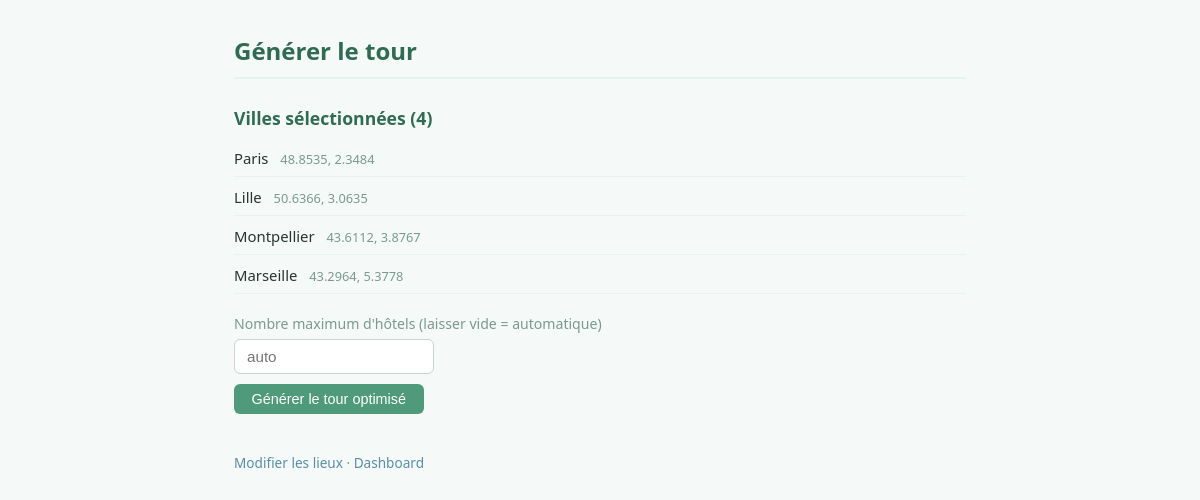
Page /pages/generate.php?travel_id=5 (signed in) on the committed database.
### tables this page shows
CREATE TABLE `places` (
  `id` int NOT NULL,
  `travel_id` int NOT NULL,
  `nom` varchar(255) NOT NULL,
  `latitude` double NOT NULL,
  `longitude` double NOT NULL
);

### models/PlaceManager.php (called while the page is built, shortened)
<?php
class PlaceManager {
    private PDO $db;
    public function __construct(PDO $db) {
        $this->db = $db;
    }
    public function getPlacesByTravel(int $travelId): array {
        try {
            $stmt = $this->db->prepare("SELECT * FROM places WHERE travel_id = :travel_id");
            $stmt->execute([':travel_id' => $travelId]);
            return $stmt->fetchAll(PDO::FETCH_ASSOC);
        } catch (Exception $e) {
            error_log("Error fetching places: " . $e->getMessage());
            return [];
        }
    }
}

### pages/generate.php (the view, shortened to what this page needs)
<?php
require("../config/database.php");
require_once("../models/PlaceManager.php");
$travelId = isset($_GET['travel_id']) ? (int) $_GET['travel_id'] : 0;
$manager  = new PlaceManager($bdd);
$places   = $travelId > 0 ? $manager->getPlacesByTravel($travelId) : [];
?>
<!DOCTYPE html>
<html lang="fr">
<head>
    <link rel="stylesheet" href="../public/assets/css/style.css">
</head>
<body>
    <h1>Générer le tour</h1>
    <h2>Villes sélectionnées (<?= count($places) ?>)</h2>
    <ul style="list-style:none;padding:0;margin-bottom:1.2rem">
        <?php foreach ($places as $place): ?>
            <li style="padding:.3rem 0;border-bottom:1px solid var(--green-light);font-size:.93rem">
                <?= htmlspecialchars($place['nom']) ?>
                <span style="color:var(--muted);font-size:.8rem;margin-left:.5rem"><?= round($place['latitude'],4) ?>, <?= round($place['longitude'],4) ?></span>
            </li>
        <?php endforeach; ?>
    </ul>
    <form action="" method="POST">
        <label for="max_hotels">Nombre maximum d'hôtels <span style="color:var(--muted)">(laisser vide = automatique)</span></label>
        <input type="number" id="max_hotels" name="max_hotels" min="1" max="<?= count($places) ?>" placeholder="auto" style="max-width:200px">
        <button type="submit">Générer le tour optimisé</button>
    </form>
    <div class="nav">
        <a href="places.php?travel_id=<?= $travelId ?>">Modifier les lieux</a> &middot;
        <a href="dashboard.php">Dashboard</a>
    </div>
</body>
</html>

### public/assets/css/style.css (style rules this page uses)
:root { --green: #4e9a7a; --green-dark: #306b54; --green-light: #e6f4ee; --blue: #5a8fa8; --blue-light: #e5f0f7; --bg: #f5f9f7; --text: #2a3530; --muted: #7a9a90; --border: #c5d9d0; --white: #ffffff; --radius: 6px; }
*, *::before, *::after { box-sizing: border-box; margin: 0; padding: 0; }
body { font-family: 'Segoe UI', system-ui, sans-serif; font-size: 15px; background: var(--bg); color: var(--text); line-height: 1.6; padding: 2rem 1.5rem; max-width: 780px; margin: 0 auto; }
h1 { font-size: 1.5rem; color: var(--green-dark); margin-bottom: 1.2rem; border-bottom: 2px solid var(--green-light); padding-bottom: .4rem; }
h2 { font-size: 1.1rem; color: var(--green-dark); margin: 1.6rem 0 .6rem; }
a { color: var(--blue); text-decoration: none; }
form { margin-bottom: .8rem; }
input[type="text"], input[type="email"], input[type="password"], input[type="number"], select { display: block; width: 100%; padding: .5rem .75rem; border: 1px solid var(--border); border-radius: var(--radius); background: var(--white); color: var(--text); font-size: .95rem; margin-bottom: .6rem; transition: border-color .15s; }
label { display: block; font-size: .88rem; color: var(--muted); margin-bottom: .2rem; }
button { display: inline-block; padding: .45rem 1.1rem; border: none; border-radius: var(--radius); background: var(--green); color: var(--white); font-size: .9rem; cursor: pointer; transition: background .15s; margin-bottom: .4rem; }
ul { padding-left: 1.2rem; }
ul li { margin-bottom: .3rem; }
.nav { margin-top: 2rem; font-size: .85rem; color: var(--muted); }
.nav a { color: var(--blue); }

### rows in the picture
places: nom "Paris", latitude "48.8535", longitude "2.3484"
places: nom "Lille", latitude "50.6366", longitude "3.0635"
places: nom "Montpellier", latitude "43.6112", longitude "3.8767"
places: nom "Marseille", latitude "43.2964", longitude "5.3778"

### other values in the picture
count($places) "4"
